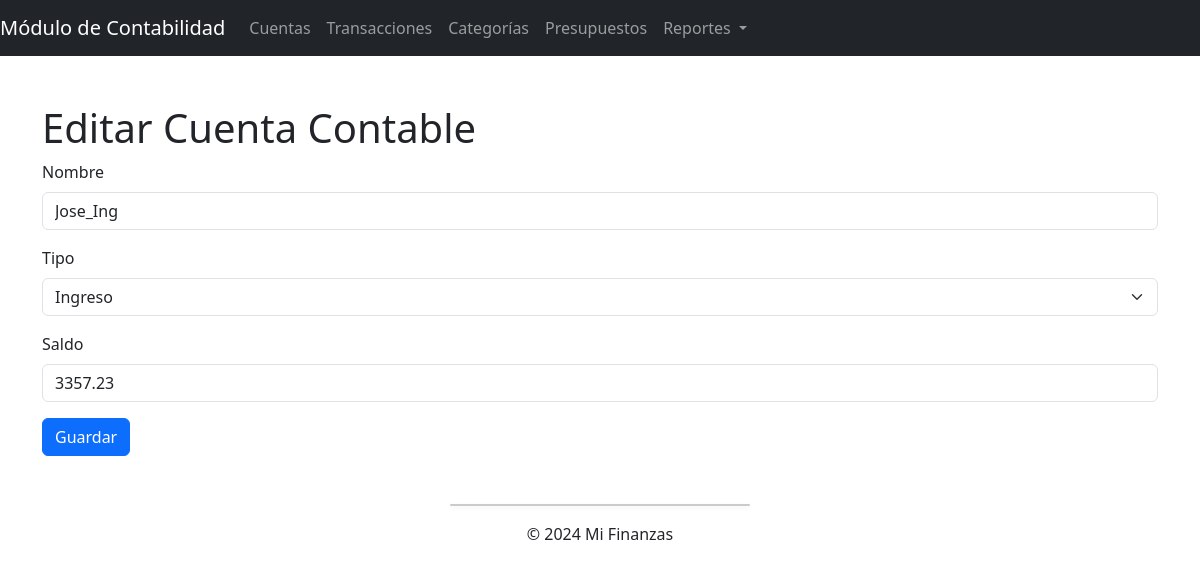
The app's page /cuentas/1/editar/ with its own data.
### contabilidad/models.py (models this page shows, shortened)
class Cuenta(models.Model):
    id = models.AutoField(primary_key=True)
    nombre = models.CharField(max_length=255)
    tipo = models.CharField(max_length=20, choices=(('activo', 'Activo'), ('pasivo', 'Pasivo'), ('patrimonio neto', 'Patrimonio Neto'), ('ingreso', 'Ingreso'), ('gasto', 'Gasto')))
    saldo = models.DecimalField(max_digits=10, decimal_places=2)

### contabilidad/views.py (the view)
# urls.py: path('cuentas/<int:pk>/editar/', cuenta_editar, name='cuenta_editar'),
def cuenta_editar(request, pk):
    cuenta = get_object_or_404(Cuenta, pk=pk)
    if request.method == 'POST':
        form = CuentaForm(request.POST, instance=cuenta)
        if form.is_valid():
            form.save()
            messages.success(request, 'Cuenta editada correctamente.')
            return redirect('cuenta_listar')
    else:
        form = CuentaForm(instance=cuenta)
    context = {
        'form': form,
    }
    return render(request, 'contabilidad/cuentas/editar.html', context)

### contabilidad/forms.py
class CuentaForm(forms.ModelForm):
    class Meta:
        model = Cuenta
        fields = ['nombre', 'tipo', 'saldo']

### contabilidad/templates/contabilidad/cuentas/editar.html (shortened to what this page needs)
{% extends 'base.html' %}
{% load django_bootstrap5 %}
{% block content %}
    <h1>Editar Cuenta Contable</h1>
    <form method="post">
        {% bootstrap_form form %}
        <button type="submit" class="btn btn-primary">Guardar</button>
    </form>
{% endblock %}

### records on screen
Cuenta: nombre "Jose_Ing", tipo "Ingreso", saldo "3357.23"
